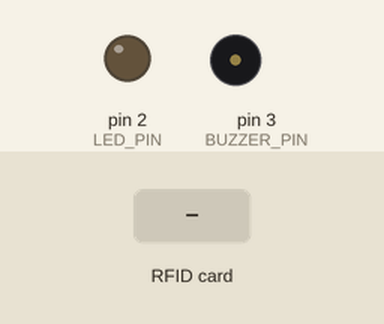
Bench run of a sketch on a simulated Arduino Uno, built with avr-gcc and run on an emulated ATmega328P. Parts: output pins drawn as LEDs (lit = HIGH), buzzer (waves = sounding). The test bench sets the inputs (shaded band). Pins used as bus, display or sensor lines are not drawn; what the sketch prints to the serial monitor is not drawn.

Above: at 1.2 s.
1.3 s: RFID card 5E 7A 19 C4 held to the reader
Timing chart, 0 to 4.3 s (numbered marks = the images above; inputs shaded):
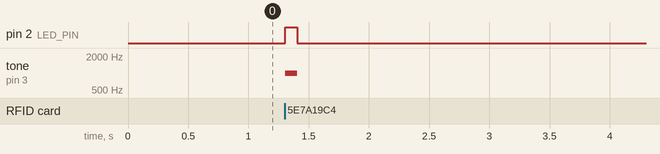

Measured:
- after the input at 1.3 s, pin 2 (LED_PIN): LOW → HIGH at once, → LOW 0.10 s later; tone on pin 3 (BUZZER_PIN): silent → 1000 Hz at once, → silent 0.10 s later

The sketch:

readFRID.ino
```cpp
#include <SPI.h>
#include <MFRC522.h>
#include <Wire.h>

#define RST_PIN         9           // Configurable, see typical pin layout above
#define SS_PIN          10          // Configurable, see typical pin layout above
#define LED_PIN         2           // Pin for LED
#define BUZZER_PIN      3           // Pin for piezo buzzer

MFRC522 mfrc522(SS_PIN, RST_PIN);   // Create MFRC522 instance

void setup() {
  Serial.begin(9600);                // Initialize serial communications with the PC
  SPI.begin();                       // Init SPI bus
  mfrc522.PCD_Init();                // Init MFRC522 card
  // Serial.println(F("Ready to read cards..."));
  pinMode(LED_PIN, OUTPUT);          // Set LED pin as output
  pinMode(BUZZER_PIN, OUTPUT);       // Set buzzer pin as output
}

void loop() {
  // Check if a new card is present
  if (!mfrc522.PICC_IsNewCardPresent() || !mfrc522.PICC_ReadCardSerial()) {
    return;
  }

  // Indicate card detection with LED and buzzer
  digitalWrite(LED_PIN, HIGH);
  tone(BUZZER_PIN, 1000); // Play a tone for 100 ms
  delay(100);
  digitalWrite(LED_PIN, LOW);
  noTone(BUZZER_PIN);

  // Read and display the UID of the card
  String content = "";
  for (byte i = 0; i < mfrc522.uid.size; i++) {
    content.concat(String(mfrc522.uid.uidByte[i] < 0x10 ? " 0" : " "));
    content.concat(String(mfrc522.uid.uidByte[i], HEX));
  }
  content.toUpperCase();
  Serial.println("Card UID: " + content.substring(1));

  // Halt the card and stop encryption
  mfrc522.PICC_HaltA();
  mfrc522.PCD_StopCrypto1();

  // Ensure the reader resets for the next scan
  mfrc522.PCD_Init(); // Reinitialize the reader

  // Small delay to avoid immediate retrigger
  delay(200);
}
```
